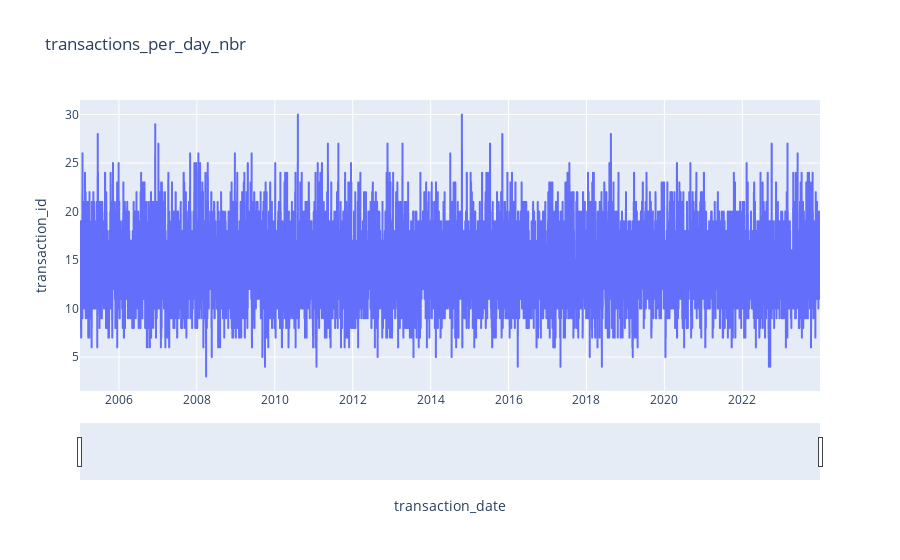

Source (notebook cell):
### Markdown cell above
Nombre de transaction par jour

### Code cell
transactions_per_day_nbr = pd.DataFrame(transactions_copy.groupby("transaction_date").transaction_id.count()).reset_index()
fig = px.line(transactions_per_day_nbr, x='transaction_date', y='transaction_id', title='transactions_per_day_nbr')

fig.update_xaxes(rangeslider_visible=True)
fig.show()

### Figure 1 — Plotly figure (JSON) as saved in the notebook; plotly's stock layout.template omitted (floating-point values rounded to 4 significant figures; data arrays with more than 128 entries replaced by an {"elided": "..."} marker saying what was removed)
{"data": [{"hovertemplate": "transaction_date=%{x}<br>transaction_id=%{y}<extra></extra>", "legendgroup": "", "line": {"color": "#636efa", "dash": "solid"}, "marker": {"symbol": "circle"}, "mode": "lines", "name": "", "showlegend": false, "type": "scattergl", "x": {"elided": "6938 str values"}, "xaxis": "x", "y": {"elided": "6938 int values"}, "yaxis": "y"}], "layout": {"legend": {"tracegroupgap": 0}, "title": {"text": "transactions_per_day_nbr"}, "xaxis": {"anchor": "y", "domain": [0, 1], "rangeslider": {"visible": true}, "title": {"text": "transaction_date"}}, "yaxis": {"anchor": "x", "domain": [0, 1], "title": {"text": "transaction_id"}}}}
